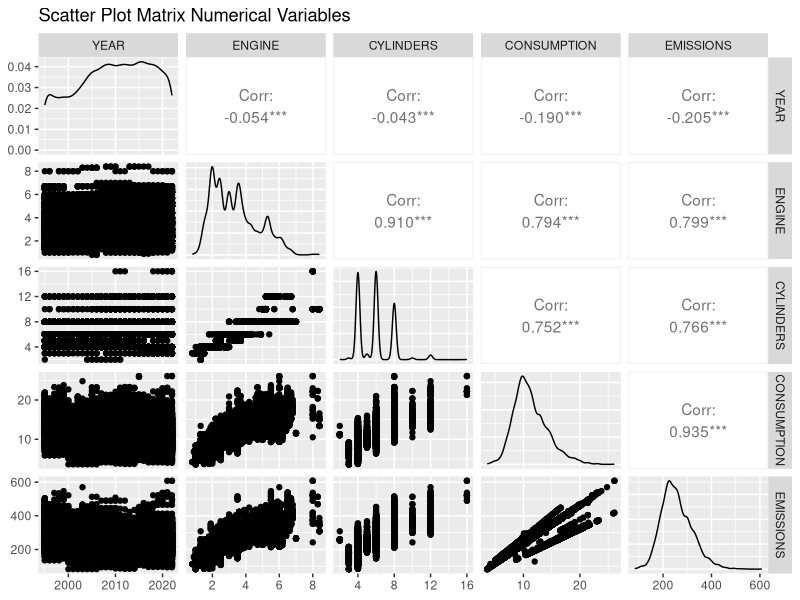
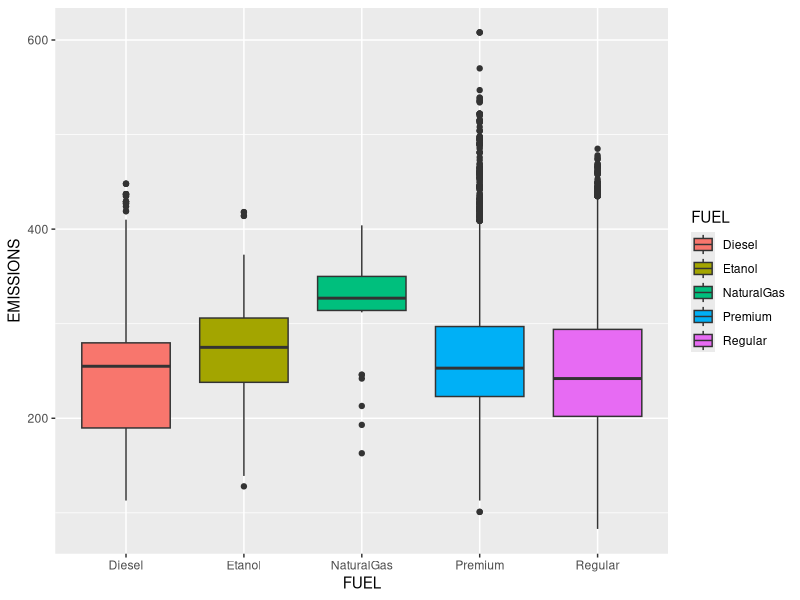
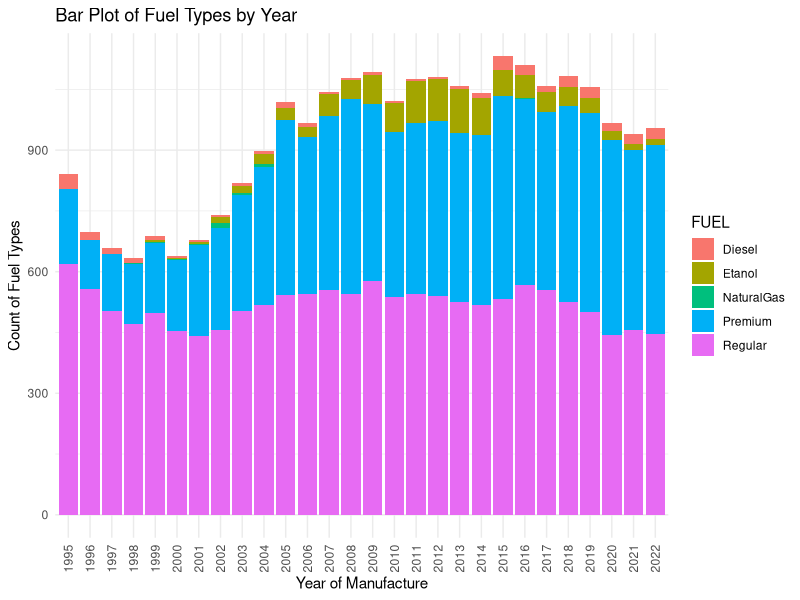
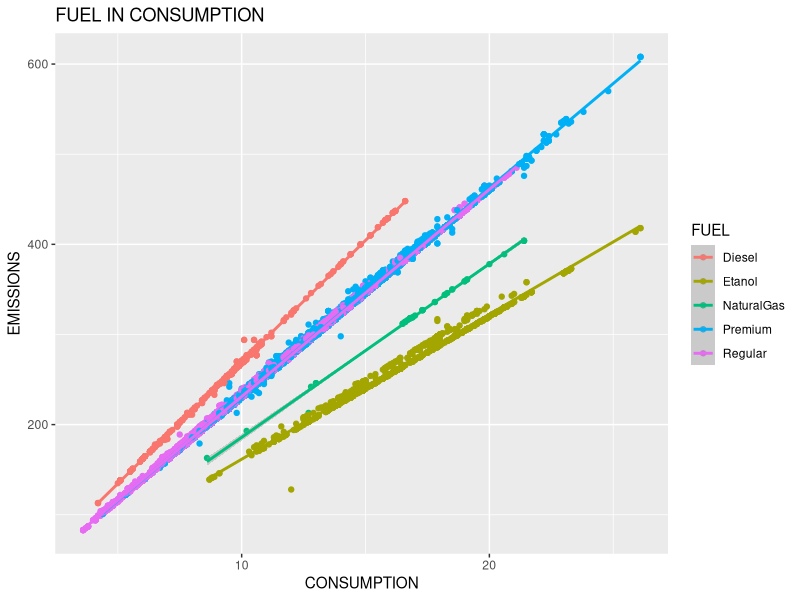
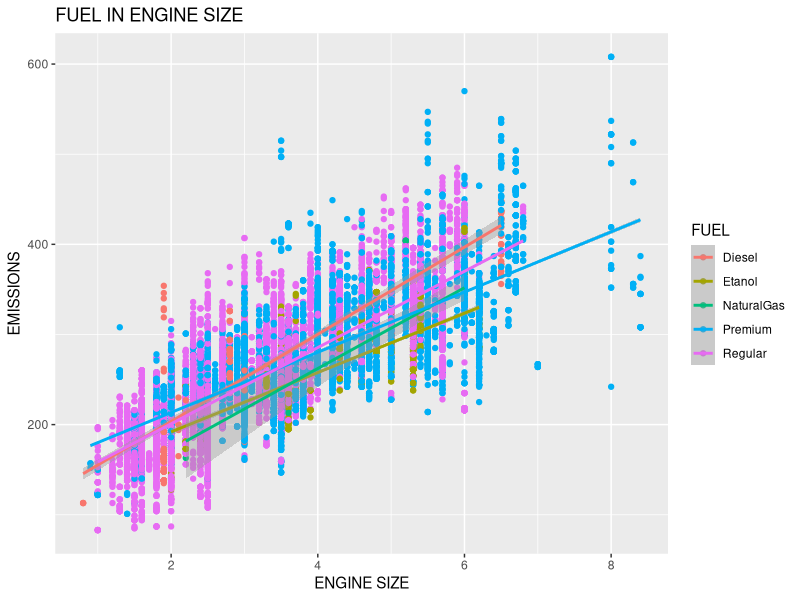
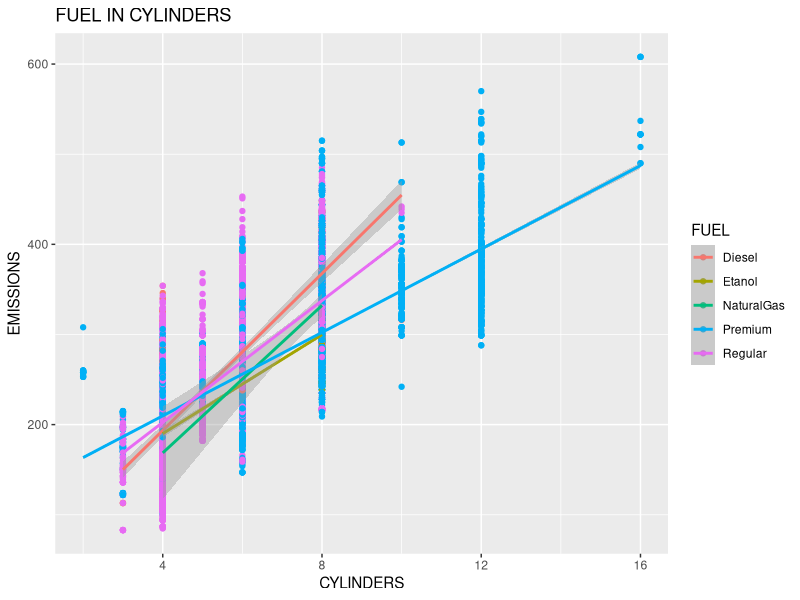
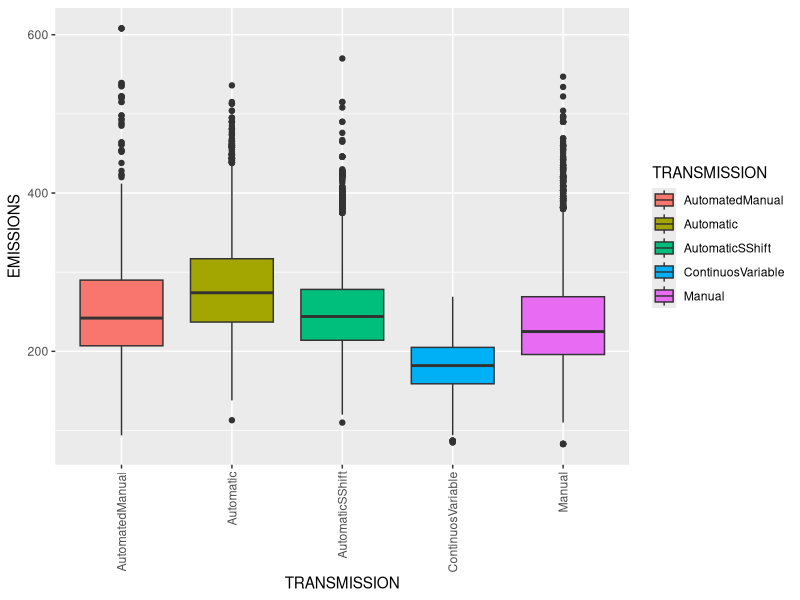
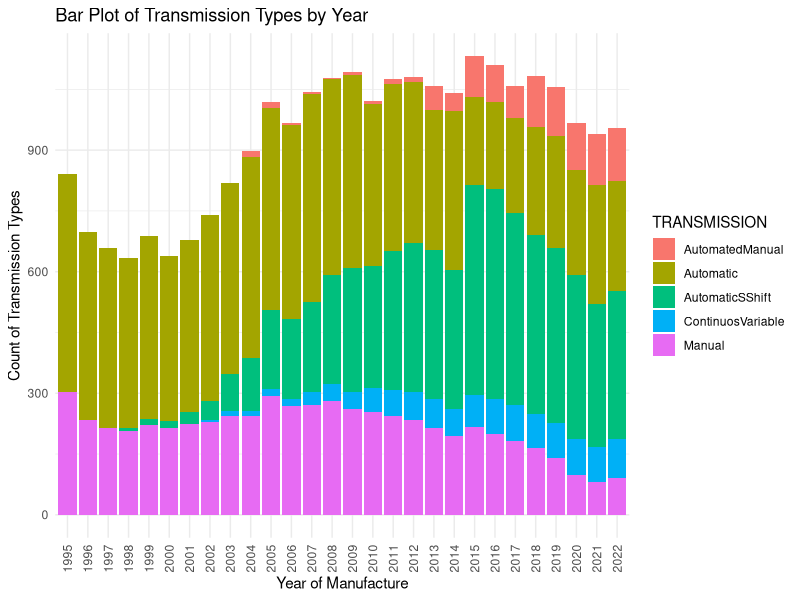

Write the R code that produced these figures, in order.
## ---- chunk 1
co2 = read.csv("CanadaCarEmissions.csv")
library(tidyverse)
co2_names = co2 %>% rename(
  YEAR = MODEL.YEAR,
  BRAND = MAKE,
  MODEL = MODEL.....high.output.engine.,
  CLASS = VEHICLE.CLASS,
  ENGINE = ENGINE.SIZE..L.,
  FUEL = FUEL.TYPE,
  CONSUMPTION = COMB..L.100.km.,
  EMISSIONS = CO2.EMISSIONS..g.km.)

co2_separated = co2_names %>% separate(TRANSMISSION, into = c("TRANSMISSION", "GEARS"),sep = "(?<=\\D)(?=\\d)")
## ---- chunk 2
library(GGally)
ggpairs(co2_separated[,c("YEAR","ENGINE","CYLINDERS","CONSUMPTION","EMISSIONS")],
        title = 'Scatter Plot Matrix Numerical Variables',
        axisLabels = 'show')
## ---- chunk 3
co2_recode = co2_separated %>% mutate(FUEL =
                                        recode(FUEL,
                                               "D"="Diesel",
                                               "E"="Etanol",
                                               "N"="NaturalGas",
                                               "X"="Regular",
                                               "Z"="Premium"))
## ---- chunk 4
ggplot(co2_recode,
       aes(x = FUEL, y = EMISSIONS, fill = FUEL))+
  geom_boxplot()
## ---- chunk 5
ggplot(co2_recode,
       aes(x = as.factor(YEAR), fill = FUEL)) +
  geom_bar() +
  labs(
    x = "Year of Manufacture",
    y = "Count of Fuel Types",
    title = "Bar Plot of Fuel Types by Year"
  ) +
  theme_minimal() +
  theme(axis.text.x = element_text(angle = 90, hjust = 1, vjust = 0.5))
## ---- chunk 6
ggplot(co2_recode, 
         aes(x = CONSUMPTION,
             y = EMISSIONS,
             colour = FUEL))+
    geom_point()+
    labs(title = "FUEL IN CONSUMPTION", x = "CONSUMPTION", y = "EMISSIONS")+
    geom_smooth(method=lm)

ggplot(co2_recode, 
         aes(x = ENGINE,
             y = EMISSIONS,
             colour = FUEL))+
    geom_point()+
    labs(title = "FUEL IN ENGINE SIZE", x = "ENGINE SIZE", y = "EMISSIONS")+
    geom_smooth(method=lm)

ggplot(co2_recode, 
         aes(x = CYLINDERS,
             y = EMISSIONS,
             colour = FUEL))+
    geom_point()+
    labs(title = "FUEL IN CYLINDERS", x = "CYLINDERS", y = "EMISSIONS")+
    geom_smooth(method=lm)
## ---- chunk 7
co2_recodet = co2_recode %>% mutate(TRANSMISSION =
                                        recode(TRANSMISSION,
                                               "A"="Automatic",
                                               "AM"="AutomatedManual",
                                               "AS"="AutomaticSShift",
                                               "AV"="ContinuosVariable",
                                               "M"="Manual"))
## ---- chunk 8
ggplot(co2_recodet,
       aes(x = TRANSMISSION, y = EMISSIONS, fill = TRANSMISSION))+
  geom_boxplot()+
  theme(axis.text.x = element_text(angle = 90, hjust = 1, vjust = 0.5))
## ---- chunk 9
ggplot(co2_recodet,
       aes(x = as.factor(YEAR), fill = TRANSMISSION)) +
  geom_bar() +
  labs(
    x = "Year of Manufacture",
    y = "Count of Transmission Types",
    title = "Bar Plot of Transmission Types by Year"
  ) +
  theme_minimal() +
  theme(axis.text.x = element_text(angle = 90, hjust = 1, vjust = 0.5))
## ---- chunk 10
ggplot(co2_recodet, 
         aes(x = CONSUMPTION,
             y = EMISSIONS,
             colour = TRANSMISSION))+
    geom_point()+
    labs(title = "TRANSMISSION IN CONSUMPTION", x = "CONSUMPTION", y = "EMISSIONS")+
    geom_smooth(method=lm)

ggplot(co2_recodet, 
         aes(x = ENGINE,
             y = EMISSIONS,
             colour = TRANSMISSION))+
    geom_point()+
    labs(title = "TRANSMISSION IN ENGINE SIZE", x = "ENGINE SIZE", y = "EMISSIONS")+
    geom_smooth(method=lm)

ggplot(co2_recodet, 
         aes(x = CYLINDERS,
             y = EMISSIONS,
             colour = TRANSMISSION))+
    geom_point()+
    labs(title = "TRANSMISSION", x = "CYLINDERS", y = "EMISSIONS")+
    geom_smooth(method=lm)
## ---- chunk 11
co2_upper = co2_recodet %>% mutate(CLASS = toupper(CLASS)) %>%
  mutate(BRAND = toupper(BRAND)) %>%
  mutate(CLASS=factor(gsub(" ", "", as.character(CLASS)))) %>%
  mutate(CLASS = recode(CLASS,
                               "SUV:SMALL"="SUV-SMALL",
                               "SUV:STANDARD"="SUV-STANDARD",
                               "PICKUPTRUCK:SMALL"="PICKUPTRUCK-SMALL",
                               "PICKUPTRUCK:STANDARD"="PICKUPTRUCK-STANDARD",
                               "STATIONWAGON:SMALL"="STATIONWAGON-SMALL",
                               "STATIONWAGON:MID-SIZE"="STATIONWAGON-MID-SIZE",
                               "VAN:PASSENGER"="VAN-PASSENGER"))
## ---- chunk 12
ggplot(co2_upper,
       aes(x = CLASS, y = EMISSIONS, fill = CLASS))+
  geom_boxplot()+
  theme(axis.text.x = element_text(angle = 90, hjust = 1, vjust = 0.5))+
  theme(legend.position = "top") +
   theme(
    legend.title = element_text(size = 12),   
    legend.text = element_text(size = 6),    
    legend.key.size = unit(0.3, "cm")         
  )
## ---- chunk 13
co2_median = co2_upper %>%
  mutate(CLASS = reorder(CLASS, EMISSIONS, FUN = median, decreasing = TRUE))

ggplot(co2_median,
       aes(x = CLASS, y = EMISSIONS, fill = CLASS)) +
  geom_boxplot() +
  theme(axis.text.x = element_text(angle = 90, hjust = 1, vjust = 0.5)) +
  theme(legend.position = "top") +
  theme(
    legend.title = element_text(size = 12),
    legend.text = element_text(size = 6),
    legend.key.size = unit(0.3, "cm")
  )
## ---- chunk 14
ggplot(co2_upper,
       aes(x = as.factor(CYLINDERS), fill = CLASS)) +
  geom_bar() +
  labs(
    x = "Cylinders",
    y = "Classes",
    title = "Bar Plot of Classes by Cylinders"
  ) +
  theme_minimal() +
  theme(axis.text.x = element_text(angle = 90, hjust = 1, vjust = 0.5))+
  theme(legend.position = "top") +
   theme(
    legend.title = element_text(size = 12),   
    legend.text = element_text(size = 6),    
    legend.key.size = unit(0.3, "cm")         
  )
## ---- chunk 15
ggplot(co2_upper,
       aes(x = as.factor(ENGINE), fill = CLASS)) +
  geom_bar() +
  labs(
    x = "Engine Size",
    y = "Classes",
    title = "Bar Plot of Classes by Engine Size"
  ) +
  theme_minimal() +
  theme(axis.text.x = element_text(angle = 90, hjust = 1, vjust = 0.5)) +
  theme(legend.position = "top") +
   theme(
    legend.title = element_text(size = 12),   
    legend.text = element_text(size = 6),    
    legend.key.size = unit(0.3, "cm")         
  )
## ---- chunk 16
co2_filled = co2_upper %>% mutate(GEARS = ifelse(is.na(GEARS),1,GEARS)) %>%
  mutate(GEARS = ifelse(GEARS > 1 & TRANSMISSION == "ContinuosVariable", 1,GEARS)) %>%
  mutate(GEARS = as.numeric(GEARS))

ggplot(co2_filled,
       aes(x = as.factor(GEARS), y = EMISSIONS, fill = as.factor(GEARS)))+
  geom_boxplot()+
  theme(axis.text.x = element_text(angle = 90, hjust = 1, vjust = 0.5))+
  theme(legend.position = "top") +
   theme(
    legend.title = element_text(size = 12),   
    legend.text = element_text(size = 6),    
    legend.key.size = unit(0.3, "cm")         
  )
## ---- chunk 17
ggplot(co2_filled,
       aes(x = as.factor(GEARS), fill = TRANSMISSION)) +
  geom_bar() +
  labs(
    x = "Number of Gears",
    y = "Transmissions",
    title = "Bar Plot of Transmission by Gears"
  ) +
  theme_minimal() +
  theme(axis.text.x = element_text(angle = 90, hjust = 1, vjust = 0.5)) +
  theme(legend.position = "top") +
   theme(
    legend.title = element_text(size = 12),   
    legend.text = element_text(size = 6),    
    legend.key.size = unit(0.3, "cm")         
  )
## ---- chunk 18
ggplot(co2_filled,
       aes(x = TRANSMISSION, fill = as.factor(GEARS))) +
  geom_bar() +
  labs(
    x = "Number of Gears",
    y = "Transmissions",
    title = "Bar Plot of Transmission by Gears"
  ) +
  theme_minimal() +
  theme(axis.text.x = element_text(angle = 90, hjust = 1, vjust = 0.5)) +
  theme(legend.position = "top") +
   theme(
    legend.title = element_text(size = 12),   
    legend.text = element_text(size = 6),    
    legend.key.size = unit(0.3, "cm")         
  )
## ---- chunk 19
ggpairs(co2_filled[,c("YEAR","ENGINE","CYLINDERS","CONSUMPTION","EMISSIONS","GEARS")],
        title = 'Scatter Plot Matrix Numerical Variables',
        axisLabels = 'show')
## ---- chunk 20
ggplot(co2_filled,
       aes(x = BRAND, y = EMISSIONS, fill = BRAND))+
  geom_boxplot()+
  theme(axis.text.x = element_text(angle = 90, hjust = 1, vjust = 0.5))+
  theme(legend.position = "top") +
   theme(
    legend.title = element_text(size = 12),   
    legend.text = element_text(size = 6),    
    legend.key.size = unit(0.3, "cm")
   )
## ---- chunk 21
brand_emissions =  co2_filled %>%
  group_by(BRAND) %>%
  summarise(BRAND_EMISSION = mean(EMISSIONS))

ggplot(brand_emissions, aes(x = reorder(BRAND, -BRAND_EMISSION), y = BRAND_EMISSION))+
  geom_bar(stat = "identity", fill = "steelblue") +
  labs(
    title = "Average CO2 Emissions by Brand",
    x = "Brand",
    y = "Average Emissions"
  ) +
  theme_minimal() +
  theme(axis.text.x = element_text(angle = 90, hjust = 1)) +
  geom_hline(yintercept = mean(co2_filled$EMISSIONS), linetype = "dashed", color = "red", size = 0.5)
## ---- chunk 22
variables_to_remove = c("CO2.Rating",
                      "Smog.Rating",
                      "COMB..mpg.",
                      "FUEL.CONSUMPTION.CITY..L.100.",
                      "FUEL.CONSUMPTION.HWY..L.100.",
                      "MODEL",
                      "BRAND",
                      "CLASS")

co2_filter = co2_filled %>% dplyr::select(-dplyr::all_of(variables_to_remove)) %>%
  mutate(FUEL = as.factor(FUEL)) %>%
  mutate(TRANSMISSION = as.factor(TRANSMISSION))
## ---- chunk 23
set.seed(123)

test_index = sample(seq_len(nrow(co2_filter)),size=0.2*nrow(co2_filter))

co2_test = co2_filter[test_index, ]

co2_train = co2_filter[-test_index,]

write.csv(co2_train, "train.csv")

write.csv(co2_test, "test.csv")
## ---- chunk 24
attach(co2_train)
## ---- chunk 25
step(lm(EMISSIONS~.,data = co2_train),direction = "both")
## ---- chunk 26
library(MASS)
stepAIC(lm(EMISSIONS~.,data=co2_train),direction="both")
## ---- chunk 27
mfl = lm(EMISSIONS~1,data=co2_train)
forwardAIC = step(mfl,scope=list(lower=~1, 
                                upper= ~ CONSUMPTION + CYLINDERS + ENGINE + FUEL + GEARS + TRANSMISSION + YEAR),
                   direction="forward", data=co2_train)
## ---- chunk 28
mff=lm(EMISSIONS~CONSUMPTION + CYLINDERS + ENGINE + FUEL + GEARS + TRANSMISSION + YEAR)
forwardAIC1 <- step(mfl,scope=formula(mff),
                   direction="forward", data=co2_train)

forwardAIC1$coefficients
forwardAIC1$anova
## ---- chunk 29
step(lm(EMISSIONS~.,data = co2_train),direction = "backward")
## ---- chunk 30
library(leaps)
subset_model1 = regsubsets(EMISSIONS~CONSUMPTION + CYLINDERS + ENGINE + FUEL + GEARS + TRANSMISSION + YEAR, data = co2_train, nvmax = 15)
summary(subset_model1)
## ---- chunk 31
SUM = summary(subset_model1)
names(SUM)
## ---- chunk 32
Rsq=SUM$rsq
CP=SUM$cp
AdRsq=SUM$adjr2
BIC=SUM$bic
RSS=SUM$rss

cbind(SUM$which,round(cbind(Rsq,AdRsq,CP,BIC,RSS),4))
## ---- chunk 33
n = length(co2_train$EMISSIONS) #number of observations
p = apply(SUM$which, 1, sum) #number of variables
## ---- chunk 34
#Calculation of AIC
AIC = SUM$bic - log(n) * p + 2 * p

#number of independent variables in the models
I=p-1
MSE1=RSS/(n-I-1)
## ---- chunk 35
SUM$which
## ---- chunk 36
# m1=lm(EMISSIONS~CONSUMPTION)
# s1=summary(m1)
# m2=lm(EMISSIONS~CONSUMPTION+FUEL)
# s2=summary(m2)
# m3=lm(EMISSIONS~CONSUMPTION+FUEL+YEAR)
# s3=summary(m3)
# m4=lm(EMISSIONS~CONSUMPTION+FUEL+YEAR+GEARS)
# s4=summary(m4)
# m5=lm(EMISSIONS~CONSUMPTION+FUEL+YEAR+GEARS+TRANSMISSION)
# s5=summary(m5)
# m6=lm(EMISSIONS~CONSUMPTION+FUEL+YEAR+GEARS+TRANSMISSION+ENGINE)
# s6=summary(m6)
# m7=lm(EMISSIONS~CONSUMPTION+FUEL+YEAR+GEARS+TRANSMISSION+ENGINE+CYLINDERS)
# s7=summary(m7)
## ---- chunk 37
# library(qpcR)
# n1=qpcR::PRESS(m1)
# a1=n1$stat
# b1=s1$sigma
# n2=qpcR::PRESS(m2)
# a2=n2$stat
# b2=s2$sigma
# n3=qpcR::PRESS(m3)
# a3=n3$stat
# b3=s3$sigma
# n4=qpcR::PRESS(m4)
# a4=n4$stat
# b4=s4$sigma
# n5=qpcR::PRESS(m5)
# a5=n5$stat
# b5=s5$sigma
# n6=qpcR::PRESS(m6)
# a6=n6$stat
# b6=s6$sigma
# n7=qpcR::PRESS(m7)
# a7=n7$stat
# b7=s7$sigma
# 
# PRESS=c(a1,a2,a3,a4,a5,a6,a7)
# MSE=(c(b1, b2, b3, b4, b5, b6, b7))^2
# 
# #Result
# cbind(SUM$which,round(cbind(Rsq,AdRsq,CP,BIC,RSS,AIC, PRESS, MSE,MSE1),4))
## ---- chunk 38
results_df = data.frame(
  Model = SUM$which,
  Rsq = round(Rsq, 4),
  AdRsq = round(AdRsq, 4),
  CP = round(CP, 4),
  BIC = round(BIC, 4),
  RSS = round(RSS, 4),
  AIC = round(AIC, 4),
  MSE1 = round(MSE1, 4)
)

results_df
## ---- chunk 39
ggplot(results_df, aes(x = seq(1,13,1), y = Rsq)) +
  geom_point(color = "blue") +           # Scatterplot points
  geom_smooth(method = "loess", se = TRUE, color = "red") +  # Linear trendline
  labs(title = "R Squared vs Number of Variables", 
       x = "Number of Variables", 
       y = "R Squared") +
  theme_minimal()

ggplot(results_df, aes(x = p, y = AdRsq)) +
  geom_point(color = "blue") +           # Scatterplot points
  geom_smooth(method = "loess", se = TRUE, color = "red") +  # Linear trendline
  labs(title = "Adjusted R Squared vs Number of Variables", 
       x = "Number of Variables", 
       y = "Adjusted R Squared") +
  theme_minimal()

ggplot(results_df, aes(x = p, y = CP)) +
  geom_point(color = "blue") +           # Scatterplot points
  geom_smooth(method = "loess", se = TRUE, color = "red") +  # Linear trendline
  labs(title = "Scatterplot with Trendline", 
       x = "X Values", 
       y = "Y Values") +
  theme_minimal()

## ---- chunk 40
model7 = lm(data = co2_train,
            formula = EMISSIONS ~ CONSUMPTION+FUEL+YEAR+GEARS+TRANSMISSION+ENGINE)
s_model7 = summary(model7)
s_model7
## ---- chunk 41
predicted_data7 = data.frame(CONSUMPTION,FUEL,YEAR,GEARS,TRANSMISSION,ENGINE)
predicted_values7 = predict(model7, predicted_data7)

plot(x=predicted_values7,
     y=residuals(model7),  
     pch=19,
     col="blue",
     main = "Residual vs Predicted", 
     xlab = "Predicted",
     ylab = "Model 7 Residuals")
ree7 = s_model7$sigma
abline(h=0, col="red",lwd=2, lty=2)
abline(h=2*ree7, col="red",lwd=2, lty=2)
abline(h=-2*ree7, col="red",lwd=2, lty=2)
## ---- chunk 42
plot(model7,
     which = c(2,3,5),
     pch=19,
     col="blue")
## ---- chunk 43
model8 = lm(data=co2_train,
            formula = EMISSIONS ~CONSUMPTION+FUEL+YEAR+GEARS+TRANSMISSION+ENGINE+CONSUMPTION*FUEL)
s_model8 = summary(model8)
s_model8
## ---- chunk 44
predicted_data8 = data.frame(CONSUMPTION,FUEL,YEAR,GEARS,TRANSMISSION,ENGINE)
predicted_values8 = predict(model8, predicted_data8)

plot(x=predicted_values8,
     y=residuals(model8),  
     pch=19,
     col="blue",
     main = "Residual vs Predicted", 
     xlab = "Predicted",
     ylab = "Model 8 Residuals")
ree8 = s_model8$sigma
abline(h=0, col="red",lwd=2, lty=2)
abline(h=2*ree8, col="red",lwd=2, lty=2)
abline(h=-2*ree8, col="red",lwd=2, lty=2)
## ---- chunk 45
plot(model8,
     which = c(2,3,5),
     pch=19,
     col="blue")
## ---- chunk 46
model1 = lm(data = co2_train,
            formula = EMISSIONS~CONSUMPTION+CYLINDERS+ENGINE)
s_model1 = summary(model1)
s_model1
## ---- chunk 47
predicted_data = data.frame(CYLINDERS,ENGINE,CONSUMPTION)
predicted_values = predict(model1, newdata = predicted_data)

plot(x=predicted_values, 
     y=residuals(model1),  
     pch=19,
     col="blue",
     main = "Residual vs Predicted", 
     xlab = "Predicted",
     ylab = "Model 1 Residuals")

ree1 = s_model1$sigma
abline(h=0, col="red",lwd=2, lty=2)
abline(h=2*ree1, col="red",lwd=2, lty=2)
abline(h=-2*ree1, col="red",lwd=2, lty=2)
## ---- chunk 48
model2 = lm(data = co2_train,
            formula = EMISSIONS~CYLINDERS+ENGINE)
s_model2 = summary(model2)
s_model2
## ---- chunk 49
predicted_data2 = data.frame(CYLINDERS,ENGINE)
predicted_values2 = predict(model2, predicted_data2)

plot(x=predicted_values2,
     y=residuals(model2),  
     pch=19,
     col="blue",
     main = "Residual vs Predicted", 
     xlab = "Predicted",
     ylab = "Model 2 Residuals")

ree2 = s_model2$sigma
abline(h=0, col="red",lwd=2, lty=2)
abline(h=2*ree2, col="red",lwd=2, lty=2)
abline(h=-2*ree2, col="red",lwd=2, lty=2)
## ---- chunk 50
model3 = lm(data = co2_train, 
            formula=EMISSIONS~CONSUMPTION+CYLINDERS+ENGINE+FUEL+TRANSMISSION)
s_model3 = summary(model3)
s_model3
## ---- chunk 51
predicted_data3 = data.frame(CYLINDERS,ENGINE, CONSUMPTION, FUEL, TRANSMISSION)
predicted_values3 = predict(model3, predicted_data3)

plot(x=predicted_values3,
     y=residuals(model3),  
     pch=19,
     col="blue",
     main = "Residual vs Predicted", 
     xlab = "Predicted",
     ylab = "Model 3 Residuals")
ree3 = s_model3$sigma
abline(h=0, col="red",lwd=2, lty=2)
abline(h=2*ree3, col="red",lwd=2, lty=2)
abline(h=-2*ree3, col="red",lwd=2, lty=2)

## ---- chunk 52
model4 = lm(data = co2_train, 
            formula=EMISSIONS~CONSUMPTION+ENGINE+FUEL+TRANSMISSION)
s_model4 = summary(model4)
s_model4
## ---- chunk 53
predicted_data4 = data.frame(ENGINE, CONSUMPTION, FUEL, TRANSMISSION)
predicted_values4 = predict(model4, predicted_data4)

plot(x=predicted_values4,
     y=residuals(model4),  
     pch=19,
     col="blue",
     main = "Residual vs Predicted", 
     xlab = "Predicted",
     ylab = "Model 4 Residuals")
ree4 = s_model4$sigma
abline(h=0, col="red",lwd=2, lty=2)
abline(h=2*ree4, col="red",lwd=2, lty=2)
abline(h=-2*ree4, col="red",lwd=2, lty=2)

## ---- chunk 54
model5 = lm(data = co2_train, 
            formula=EMISSIONS~CONSUMPTION+ENGINE+FUEL+TRANSMISSION+CONSUMPTION*FUEL)
s_model5 = summary(model5)
s_model5
## ---- chunk 55
predicted_data5 = data.frame(ENGINE, CONSUMPTION, FUEL, TRANSMISSION)
predicted_values5 = predict(model5, predicted_data5)

plot(x=predicted_values5,
     y=residuals(model5),  
     pch=19,
     col="blue",
     main = "Residual vs Predicted", 
     xlab = "Predicted",
     ylab = "Model 5 Residuals")
ree5 = s_model5$sigma
abline(h=0, col="red",lwd=2, lty=2)
abline(h=2*ree5, col="red",lwd=2, lty=2)
abline(h=-2*ree5, col="red",lwd=2, lty=2)

## ---- chunk 56
model6 = lm(data = co2_train, 
            formula=EMISSIONS~CONSUMPTION+FUEL+TRANSMISSION+CONSUMPTION*FUEL)
s_model6 = summary(model6)
s_model6
## ---- chunk 57
predicted_data6 = data.frame(CONSUMPTION, FUEL, TRANSMISSION)
predicted_values6 = predict(model6, predicted_data6)

plot(x=predicted_values6,
     y=residuals(model6),  
     pch=19,
     col="blue",
     main = "Residual vs Predicted", 
     xlab = "Predicted",
     ylab = "Model 6 Residuals")
ree6 = s_model6$sigma
abline(h=0, col="red",lwd=2, lty=2)
abline(h=2*ree6, col="red",lwd=2, lty=2)
abline(h=-2*ree6, col="red",lwd=2, lty=2)
## ---- chunk 58
model9 = lm(data = co2_train, 
            formula=EMISSIONS~CONSUMPTION+FUEL+CONSUMPTION*FUEL)
s_model9 = summary(model9)
s_model9
## ---- chunk 59
attach(co2_train)
## ---- chunk 60
predicted_data9 = data.frame(co2_train$CONSUMPTION, co2_train$FUEL)
predicted_values9 = predict(model9, predicted_data9)

plot(x=predicted_values9,
     y=residuals(model9),  
     pch=19,
     col="blue",
     main = "Residual vs Predicted", 
     xlab = "Predicted",
     ylab = "Model 9 Residuals")
ree9 = s_model9$sigma
abline(h=0, col="red",lwd=2, lty=2)
abline(h=2*ree9, col="red",lwd=2, lty=2)
abline(h=-2*ree9, col="red",lwd=2, lty=2)
## ---- chunk 61
plot(model9,
     which = c(2,3,5),
     pch=19,
     col="blue")
## ---- chunk 62
predict8.1 = predict(model8, newdata = co2_test)
predict8.1_df = data.frame(predict8.1)

plot(x=co2_test$EMISSIONS,
     y=predict8.1_df$predict8.1,
     pch=19,
     col="blue",
     main = expression("Predicted Emissions" ~hat((Y))~ "vs Emissions (Y): Model8"), 
     xlab = "Emissions",
     ylab = "Predicted Emissions")

## ---- chunk 63
predict9.1 = predict(model9, newdata = co2_test)
predict9.1_df = data.frame(predict9.1)
plot(x=co2_test$EMISSIONS,
     y=predict9.1_df$predict9.1,
     pch=19,
     col="blue",
     main = expression("Predicted Emissions" ~hat((Y))~ "vs Emissions (Y): Model 9"),
     xlab = "Emissions",
     ylab = "Predicted Emissions")
## ---- chunk 64
par(mfrow=c(1,2))
plot(x=co2_test$EMISSIONS,
     y=predict9.1_df$predict9.1,
     pch=19,
     col="blue",
     main = expression(~hat((Y))~ "vs (Y): Model 9"),
     xlab = "Emissions",
     ylab = "Predicted Emissions")

plot(x=co2_test$EMISSIONS,
     y=predict8.1_df$predict8.1,
     pch=19,
     col="blue",
     main = expression(~hat((Y))~ "vs (Y): Model 8"), 
     xlab = "Emissions",
     ylab = "Predicted Emissions")
